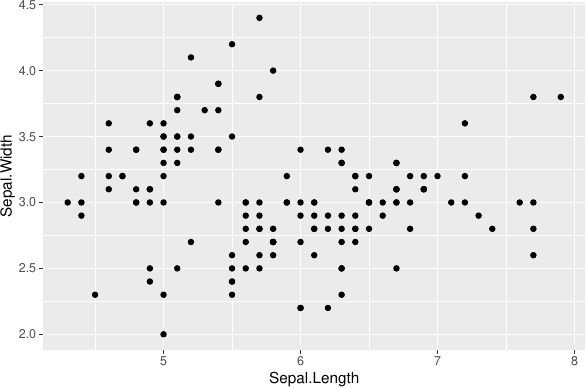

R code for this plot:
pdf(file = "04-r-ggplot-point.pdf", width = 6, height = 4)

library(tidyverse)

iris %>%
  ggplot(aes(x = Sepal.Length,
             y = Sepal.Width)) +
  geom_point()
